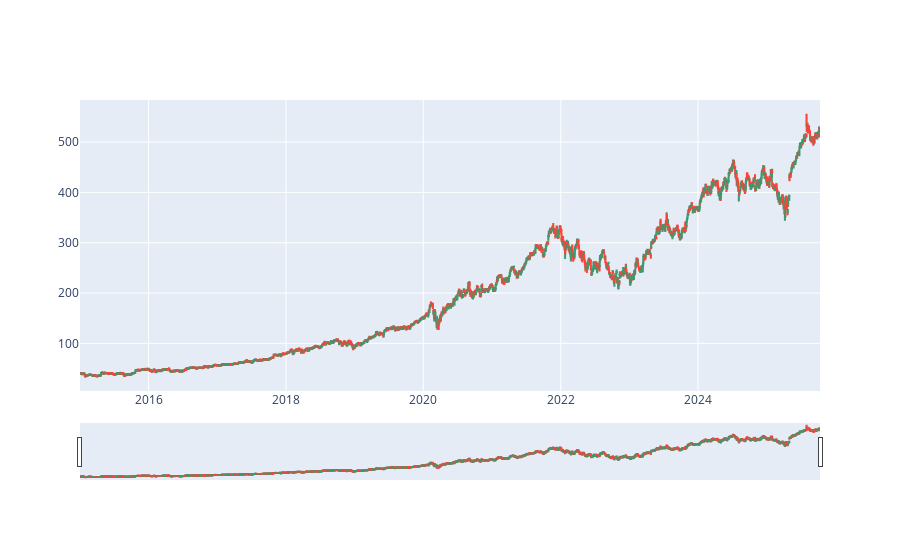

Notebook source saved alongside this figure:
### Code cell
import plotly.graph_objects as go

assert df_MSFT is not None

fig = go.Figure(data=[go.Candlestick(x=df_MSFT.index,
                open=df_MSFT['Open'],
                high=df_MSFT['High'],
                low=df_MSFT['Low'],
                close=df_MSFT['Close'])])

fig.show()

### Figure 1 — Plotly figure (JSON) as saved in the notebook; plotly's stock layout.template omitted (floating-point values rounded to 4 significant figures; data arrays with more than 128 entries replaced by an {"elided": "..."} marker saying what was removed)
{"data": [{"close": {"elided": "2710 float values"}, "high": {"elided": "2710 float values"}, "low": {"elided": "2710 float values"}, "open": {"elided": "2710 float values"}, "type": "candlestick", "x": {"elided": "2710 str values"}}], "layout": {}}
